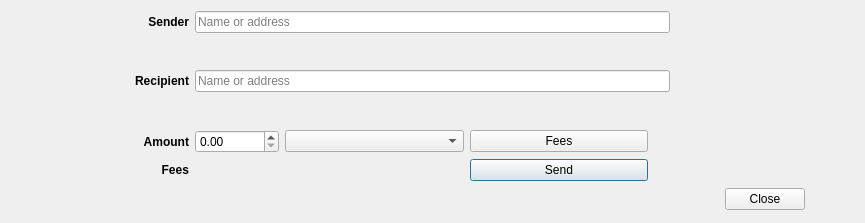
<?xml version="1.0" encoding="UTF-8"?>
<ui version="4.0">
 <class>TransferDialog</class>
 <widget class="QDialog" name="TransferDialog">
  <property name="geometry">
   <rect>
    <x>0</x>
    <y>0</y>
    <width>865</width>
    <height>223</height>
   </rect>
  </property>
  <property name="windowTitle">
   <string>Transfer</string>
  </property>
  <layout class="QGridLayout" name="gridLayout">
   <item row="0" column="1" colspan="4">
    <widget class="QLineEdit" name="senderNameOrAddressLineEdit">
     <property name="placeholderText">
      <string>Name or address</string>
     </property>
     <property name="clearButtonEnabled">
      <bool>true</bool>
     </property>
    </widget>
   </item>
   <item row="2" column="0">
    <widget class="QLabel" name="recipientLabel">
     <property name="font">
      <font>
       <weight>75</weight>
       <bold>true</bold>
      </font>
     </property>
     <property name="text">
      <string>Recipient</string>
     </property>
     <property name="alignment">
      <set>Qt::AlignRight|Qt::AlignTrailing|Qt::AlignVCenter</set>
     </property>
    </widget>
   </item>
   <item row="4" column="1">
    <widget class="QDoubleSpinBox" name="amountDoubleSpinBox">
     <property name="sizePolicy">
      <sizepolicy hsizetype="Fixed" vsizetype="Fixed">
       <horstretch>0</horstretch>
       <verstretch>0</verstretch>
      </sizepolicy>
     </property>
     <property name="maximum">
      <double>999999999999.989990234375000</double>
     </property>
    </widget>
   </item>
   <item row="2" column="8">
    <widget class="QLabel" name="recipientBalanceValueLabel">
     <property name="text">
      <string/>
     </property>
    </widget>
   </item>
   <item row="4" column="2">
    <widget class="QComboBox" name="amountUnitComboBox"/>
   </item>
   <item row="2" column="1" colspan="4">
    <widget class="QLineEdit" name="recipientNameOrAddressLineEdit">
     <property name="sizePolicy">
      <sizepolicy hsizetype="Preferred" vsizetype="Fixed">
       <horstretch>0</horstretch>
       <verstretch>0</verstretch>
      </sizepolicy>
     </property>
     <property name="placeholderText">
      <string>Name or address</string>
     </property>
     <property name="clearButtonEnabled">
      <bool>true</bool>
     </property>
    </widget>
   </item>
   <item row="4" column="0">
    <widget class="QLabel" name="amountLabel">
     <property name="font">
      <font>
       <weight>75</weight>
       <bold>true</bold>
      </font>
     </property>
     <property name="text">
      <string>Amount</string>
     </property>
     <property name="alignment">
      <set>Qt::AlignRight|Qt::AlignTrailing|Qt::AlignVCenter</set>
     </property>
    </widget>
   </item>
   <item row="5" column="3">
    <widget class="QPushButton" name="sendButton">
     <property name="text">
      <string>Send</string>
     </property>
    </widget>
   </item>
   <item row="5" column="0">
    <widget class="QLabel" name="feesLabel">
     <property name="font">
      <font>
       <weight>75</weight>
       <bold>true</bold>
      </font>
     </property>
     <property name="text">
      <string>Fees</string>
     </property>
     <property name="alignment">
      <set>Qt::AlignRight|Qt::AlignTrailing|Qt::AlignVCenter</set>
     </property>
    </widget>
   </item>
   <item row="4" column="3">
    <widget class="QPushButton" name="feesButton">
     <property name="text">
      <string>Fees</string>
     </property>
    </widget>
   </item>
   <item row="5" column="1">
    <widget class="QLabel" name="feesValueLabel">
     <property name="text">
      <string/>
     </property>
    </widget>
   </item>
   <item row="0" column="0">
    <widget class="QLabel" name="senderLabel">
     <property name="font">
      <font>
       <weight>75</weight>
       <bold>true</bold>
      </font>
     </property>
     <property name="text">
      <string>Sender</string>
     </property>
     <property name="alignment">
      <set>Qt::AlignRight|Qt::AlignTrailing|Qt::AlignVCenter</set>
     </property>
    </widget>
   </item>
   <item row="6" column="1" colspan="4">
    <widget class="QLabel" name="errorLabel">
     <property name="styleSheet">
      <string notr="true"/>
     </property>
     <property name="text">
      <string/>
     </property>
     <property name="alignment">
      <set>Qt::AlignCenter</set>
     </property>
    </widget>
   </item>
   <item row="6" column="8" alignment="Qt::AlignHCenter">
    <widget class="QDialogButtonBox" name="buttonBox">
     <property name="sizePolicy">
      <sizepolicy hsizetype="Preferred" vsizetype="Preferred">
       <horstretch>0</horstretch>
       <verstretch>0</verstretch>
      </sizepolicy>
     </property>
     <property name="standardButtons">
      <set>QDialogButtonBox::Close</set>
     </property>
    </widget>
   </item>
   <item row="1" column="1" colspan="4">
    <widget class="QLabel" name="senderNameOrAddressValueLabel">
     <property name="font">
      <font>
       <italic>true</italic>
      </font>
     </property>
     <property name="text">
      <string/>
     </property>
     <property name="textInteractionFlags">
      <set>Qt::LinksAccessibleByMouse|Qt::TextSelectableByKeyboard|Qt::TextSelectableByMouse</set>
     </property>
    </widget>
   </item>
   <item row="3" column="1" colspan="4">
    <widget class="QLabel" name="recipientNameOrAddressValueLabel">
     <property name="font">
      <font>
       <italic>true</italic>
      </font>
     </property>
     <property name="text">
      <string/>
     </property>
     <property name="textInteractionFlags">
      <set>Qt::LinksAccessibleByMouse|Qt::TextSelectableByKeyboard|Qt::TextSelectableByMouse</set>
     </property>
    </widget>
   </item>
   <item row="0" column="8">
    <widget class="QLabel" name="senderBalanceValueLabel">
     <property name="text">
      <string/>
     </property>
    </widget>
   </item>
   <item row="5" column="4">
    <widget class="QLabel" name="loaderIconLabel">
     <property name="enabled">
      <bool>true</bool>
     </property>
     <property name="maximumSize">
      <size>
       <width>16</width>
       <height>16</height>
      </size>
     </property>
     <property name="scaledContents">
      <bool>true</bool>
     </property>
    </widget>
   </item>
  </layout>
 </widget>
 <tabstops>
  <tabstop>recipientNameOrAddressLineEdit</tabstop>
  <tabstop>amountDoubleSpinBox</tabstop>
  <tabstop>amountUnitComboBox</tabstop>
  <tabstop>feesButton</tabstop>
  <tabstop>sendButton</tabstop>
 </tabstops>
 <resources>
  <include location="../../icons/tikka.slots.pyqt.resources.icons.index.qrc"/>
 </resources>
 <connections/>
</ui>
